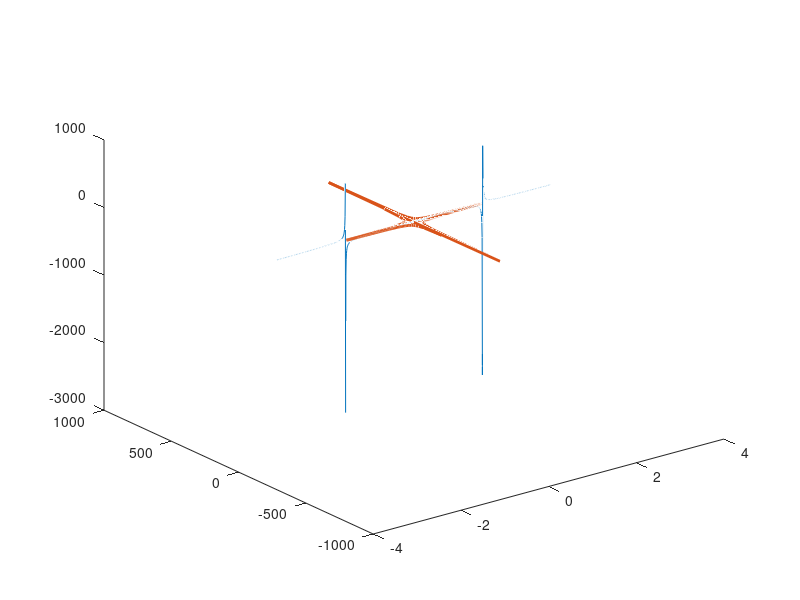

Here is the MATLAB script that generated this plot:
t = linspace (-pi, pi, 1000);
r = linspace (-2*pi, 2*pi, 1000);

x = 4*cos(r).*sec (t);
y = 2*sin(r).*sin (t);
z = tan(t);

plot3 (t, r, x, y, z, "linewidth", 2);

